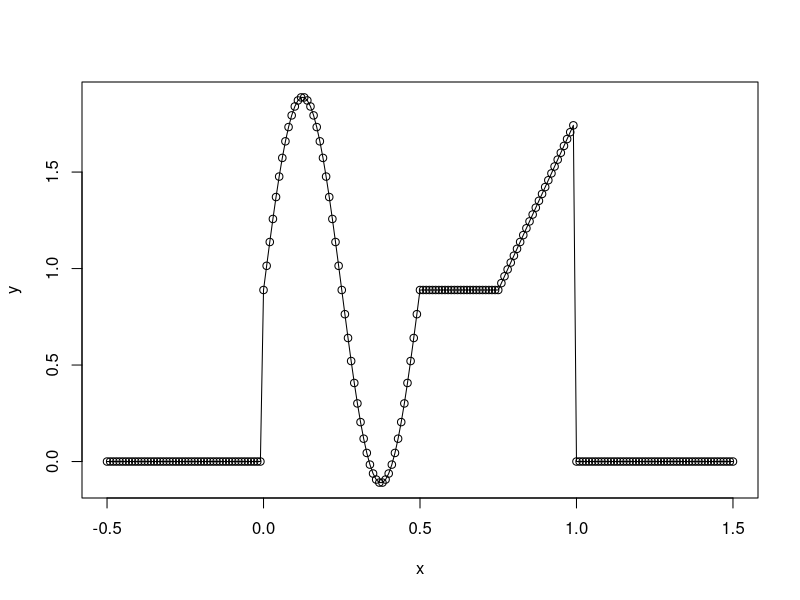
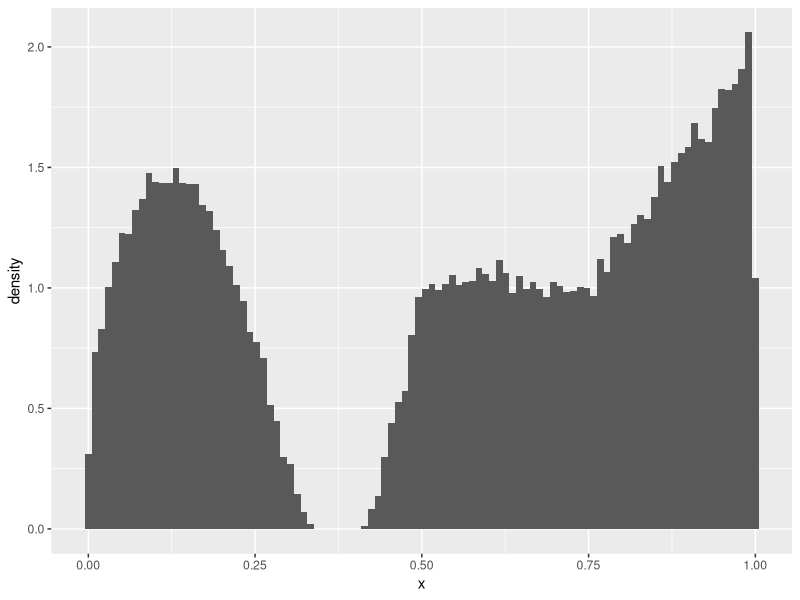

These figures' R source, in order:
# Metropolis algorithm with a complex PDF

library(ggplot2)

pdf <- function(x, a, b) {
  
  # Piece-wise PDF
  if (x < 0) 0
  else if (x < 0.5) a + sin(4*pi*x)
  else if (x < 0.75) a
  else if (x < 1) 4*(b-a)*(x-1) + b
  else 0
}

# Plot the PDF
a <- 8/9
b <- 16/9
x <- seq(-0.5, 1.5, 0.01)
y <- sapply(x, function(xi) pdf(xi, a, b))
plot(x,y,'o')

# Generate samples from the complex PDF using the Metropolis algorithm
N <- 100000      # number of samples to draw
x <- rep(NA, N)  # vector for storing the samples
x[1] <- 0.5      # starting value

for (i in 2:N) {
  
  # Proposal function: Gaussian centred at x[i-1] with a std. dev. of 0.05
  # x.c = proposal x
  x.c <- rnorm(1, x[i-1], 0.05)
  
  # Get the probability of the proposal sample and the previous sample
  p.c <- pdf(x.c, a, b)     # pdf of the proposal point
  p.p <- pdf(x[i-1], a, b)  # pdf of the previous point
  
  # Sample from the uniform distribution
  u <- runif(1, 0, 1)
  
  # Generate the new sample
  if (u < min(1, p.c/p.p)) {
    x[i] <- x.c
  } else {
    x[i] <- x[i-1]
  }
  
}

# Plot the distribution
ggplot(data.frame(x)) + 
  geom_histogram(aes(x = x, y = ..density..), bins = 100)
